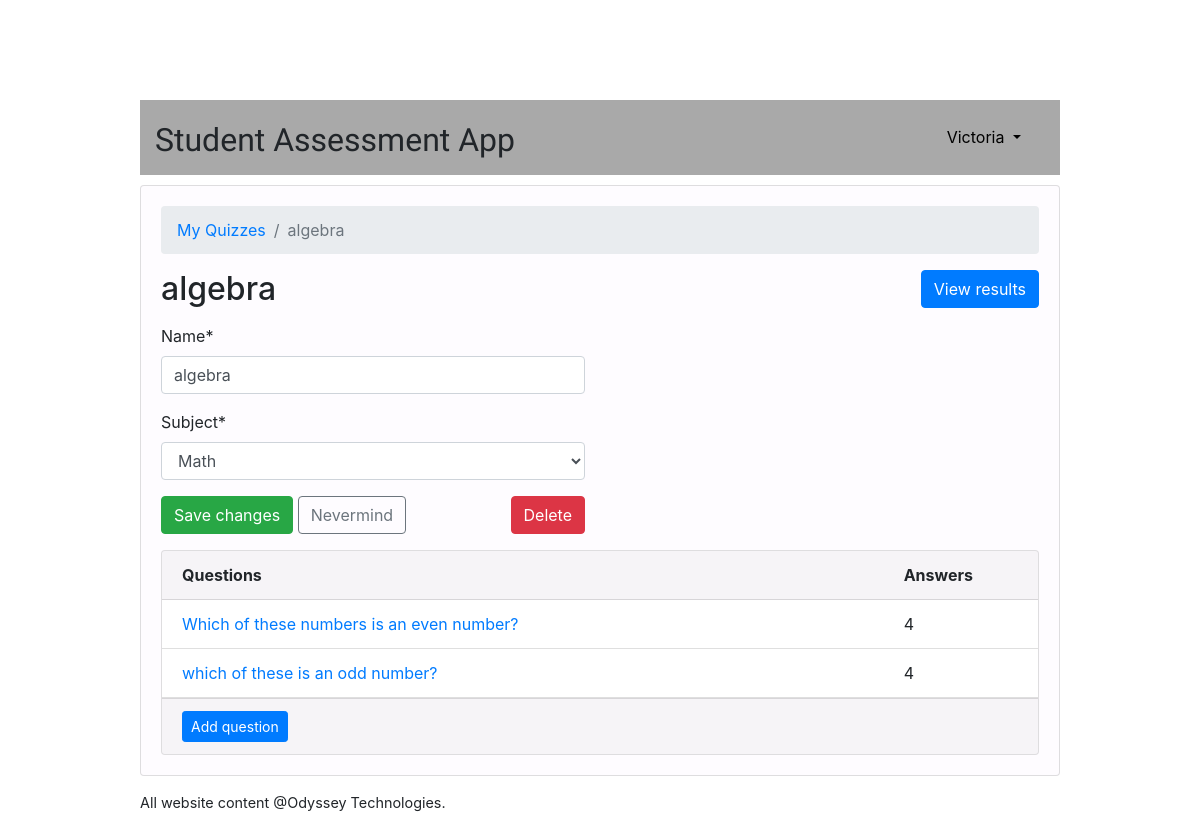
Page /teachers/quiz/6/ (signed in) on the committed database.
### classroom/models.py (models this page shows, shortened)
class User(AbstractUser):
    is_student = models.BooleanField(default=False)
    is_teacher = models.BooleanField(default=False)

class Quiz(models.Model):
    owner = models.ForeignKey(User, on_delete=models.CASCADE, related_name='quizzes')
    name= models.CharField(max_length=255)
    subject = models.ForeignKey(Subject, on_delete=models.CASCADE, related_name='quizzes')

class Subject(models.Model):
    name = models.CharField(max_length=30)
    color = models.CharField(max_length=7, default='#007bff')
    image = models.ImageField(upload_to= "static/img", default=0)
    def __str__(self):
        return self.name

class Question(models.Model):
    quiz = models.ForeignKey(Quiz, on_delete=models.CASCADE, related_name='questions')
    text = models.CharField('Question', max_length=255)

### classroom/views/teachers.py (the view, shortened to what this page needs)
# urls.py: path('quiz/<int:pk>/', teachers.QuizUpdateView.as_view(), name='quiz_change'),
@method_decorator([login_required, teacher_required], name='dispatch')
class QuizUpdateView(UpdateView):
    model = Quiz
    fields = ('name', 'subject', )
    context_object_name = 'quiz'
    template_name = 'classroom/teachers/quiz_change_form.html'
    def get_context_data(self, **kwargs):
        kwargs['questions'] = self.get_object().questions.annotate(answers_count=Count('answers'))
        return super().get_context_data(**kwargs)
    def get_queryset(self):
        return self.request.user.quizzes.all()

### classroom/templates/classroom/teachers/quiz_change_form.html (shortened to what this page needs)
{% extends 'base.html' %}
{% load crispy_forms_tags %}
{% block content %}
  <nav aria-label="breadcrumb">
    <ol class="breadcrumb">
      <li class="breadcrumb-item"><a href="{% url 'teachers:quiz_change_list' %}">My Quizzes</a></li>
      <li class="breadcrumb-item active" aria-current="page">{{ quiz.name}}</li>
    </ol>
  </nav>
  <h2 class="mb-3">
    {{ quiz.name }}
    <a href="{% url 'teachers:quiz_results' quiz.pk %}" class="btn btn-primary float-right">View results</a>
  </h2>
  <div class="row mb-3">
    <div class="col-md-6 col-sm-8 col-12">
      <form method="post" novalidate>
        {{ form|crispy }}
        <button type="submit" class="btn btn-success">Save changes</button>
        <a href="{% url 'teachers:quiz_change_list' %}" class="btn btn-outline-secondary" role="button">Nevermind</a>
        <a href="{% url 'teachers:quiz_delete' quiz.pk %}" class="btn btn-danger float-right">Delete</a>
      </form>
    </div>
  </div>
  <div class="card">
    <div class="card-header">
      <div class="row">
        <div class="col-10">
          <strong>Questions</strong>
        </div>
        <div class="col-2">
          <strong>Answers</strong>
        </div>
      </div>
    </div>
    <div class="list-group list-group-flush list-group-formset">
      {% for question in questions %}
        <div class="list-group-item">
          <div class="row">
            <div class="col-10">
              <a href="{% url 'teachers:question_change' quiz.pk question.pk %}">{{ question.text }}</a>
            </div>
            <div class="col-2">
              {{ question.answers_count }}
            </div>
          </div>
        </div>
      {% empty %}
        <div class="list-group-item text-center">
          <p class="text-muted font-italic mb-0">You haven't created any questions yet. Go ahead and <a href="{% url 'teachers:question_add' quiz.pk %}">add the first question</a>.</p>
        </div>
      {% endfor %}
    </div>
    <div class="card-footer">
      <a href="{% url 'teachers:question_add' quiz.pk %}" class="btn btn-primary btn-sm">Add question</a>
    </div>
  </div>
{% endblock %}

### templates/base.html (shortened to what this page needs)
{% load static %}<!doctype html>
<html lang="en">
  <head>
    <link rel="stylesheet" href="https://maxcdn.bootstrapcdn.com/bootstrap/4.0.0/css/bootstrap.min.css">
    <link rel="stylesheet" type="text/css" href="{% static 'vendor/fontello-2f186091/css/fontello.css' %}">
    <link rel="stylesheet" type="text/css" href="{% static 'css/app.css' %}">
    {% if user.is_authenticated and user.is_teacher %}
      <link rel="stylesheet" type="text/css" href="{% static 'css/teachers.css' %}">
    {% else %}
      <link rel="stylesheet" type="text/css" href="{% static 'css/students.css' %}">
    {% endif %}
  </head>
  <body>
    <div class="container my-4">
      <div class="row justify-content-center">
        <div class="col-md-10 col-sm-12">
          <div class="row" style="background-color: #a9a9a9; margin:0">
            <div class="col-6">
              <h1 class="logo">
                <a href="{% url 'home' %}">
                  Student Assessment App
                </a>
              </h1>
            </div>
              <nav class= "navbar navbar-expand-sm navbar-dark" style="margin-left: auto;" >
                <div class= "container" > <div class= "collapse navbar-collapse" id= "mainMenu" >
                    {% if user.is_authenticated %}
                    <ul class= "navbar-nav ml-auto" >
                     <li class= "nav-item dropdown" >
                     <a class= "nav-link dropdown-toggle" style="color: black;" href= "#" id= "userMenu" data-toggle= "dropdown" aria-haspopup= "true" aria-expanded= "false" > {{ user.username }} </a>
                  </li>
                </ul> {% else %} <form class= "form-inline ml-auto" >
                  <a href= " {% url 'login' %} " class= "btn btn-secondary ml-2" > Login </a>
                  <a href= " {% url 'signup' %} " class= "btn btn-primary ml-2" > Sign up </a>
                </form>
                {% endif %}
                </div>
              </div>
              </nav>
          </div>
          <div class="card mb-3">
            <div class="card-body">
              {% block content %}
              {% endblock %}
            </div>
          </div>
          <footer>
             All website content @Odyssey Technologies.
          </footer>
        </div>
      </div>
    </div>
  </body>
</html>

### static/css/app.css (style rules this page uses)
.logo { font-family: 'Clicker Script', cursive; }
.logo a { color: #212529; text-decoration: none; }
.navbar { position: relative; display: -webkit-box; display: -ms-flexbox; display: flex; -ms-flex-wrap: wrap; flex-wrap: wrap; -webkit-box-align: center; -ms-flex-align: center; align-items: center; -webkit-box-pack: justify; -ms-flex-pack: justify; justify-content: space-between; padding: .5rem 1rem; }
footer { font-size: .9rem; }
h1 { display: block; font-size: 2em; margin-block-start: 0.67em; margin-block-end: 0.67em; margin-inline-start: 0px; margin-inline-end: 0px; margin-bottom: 15px; }
.justify-content-center { -webkit-box-pack: center!important; -ms-flex-pack: center!important; justify-content: center!important; margin-top: 100px; }
.card { position: relative; margin-top: 10px; display: -webkit-box; display: -ms-flexbox; display: flex; -webkit-box-orient: vertical; -webkit-box-direction: normal; -ms-flex-direction: column; flex-direction: column; min-width: 0; word-wrap: break-word; background-color: #FEFCFF; background-clip: border-box; border: 1px solid rgba(0,0,0,.125); border-radius: .25rem; }

### static/css/teachers.css (style rules this page uses)
body { background-color: #fff; }

### rows in the picture
User: username "Victoria"
Quiz: name "algebra", subject "Math"
Question: text "Which of these numbers is an even number?", answers_count "4"
Question: text "which of these is an odd number?", answers_count "4"
